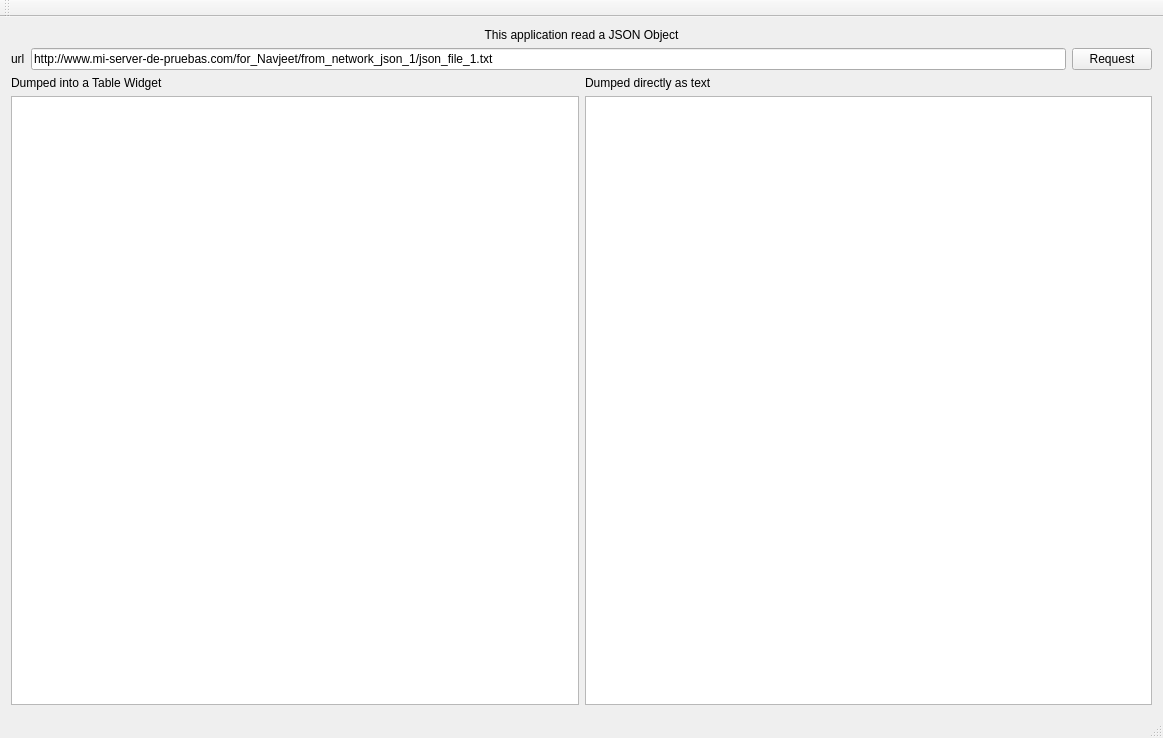
<?xml version="1.0" encoding="UTF-8"?>
<ui version="4.0">
 <class>MainWindow</class>
 <widget class="QMainWindow" name="MainWindow">
  <property name="geometry">
   <rect>
    <x>0</x>
    <y>0</y>
    <width>1163</width>
    <height>738</height>
   </rect>
  </property>
  <property name="windowTitle">
   <string>MainWindow</string>
  </property>
  <widget class="QWidget" name="centralWidget">
   <layout class="QVBoxLayout" name="verticalLayout_3">
    <item>
     <widget class="QLabel" name="label_2">
      <property name="text">
       <string>This application read a JSON Object</string>
      </property>
      <property name="alignment">
       <set>Qt::AlignCenter</set>
      </property>
     </widget>
    </item>
    <item>
     <layout class="QHBoxLayout" name="horizontalLayout">
      <item>
       <widget class="QLabel" name="label">
        <property name="text">
         <string>url</string>
        </property>
       </widget>
      </item>
      <item>
       <widget class="QLineEdit" name="lineEdit">
        <property name="text">
         <string>http://www.mi-server-de-pruebas.com/for_Navjeet/from_network_json_1/json_file_1.txt</string>
        </property>
       </widget>
      </item>
      <item>
       <widget class="QPushButton" name="pushButton">
        <property name="text">
         <string>Request</string>
        </property>
       </widget>
      </item>
     </layout>
    </item>
    <item>
     <layout class="QHBoxLayout" name="horizontalLayout_2">
      <item>
       <layout class="QVBoxLayout" name="verticalLayout_2">
        <item>
         <widget class="QLabel" name="label_4">
          <property name="text">
           <string>Dumped into a Table Widget</string>
          </property>
         </widget>
        </item>
        <item>
         <widget class="QTableWidget" name="tableWidget">
          <property name="editTriggers">
           <set>QAbstractItemView::NoEditTriggers</set>
          </property>
          <property name="alternatingRowColors">
           <bool>true</bool>
          </property>
          <property name="selectionMode">
           <enum>QAbstractItemView::SingleSelection</enum>
          </property>
          <property name="selectionBehavior">
           <enum>QAbstractItemView::SelectRows</enum>
          </property>
          <attribute name="verticalHeaderVisible">
           <bool>false</bool>
          </attribute>
         </widget>
        </item>
       </layout>
      </item>
      <item>
       <layout class="QVBoxLayout" name="verticalLayout">
        <item>
         <widget class="QLabel" name="label_3">
          <property name="text">
           <string>Dumped directly as text</string>
          </property>
         </widget>
        </item>
        <item>
         <widget class="QPlainTextEdit" name="plainTextEdit"/>
        </item>
       </layout>
      </item>
     </layout>
    </item>
   </layout>
  </widget>
  <widget class="QMenuBar" name="menuBar">
   <property name="geometry">
    <rect>
     <x>0</x>
     <y>0</y>
     <width>1163</width>
     <height>20</height>
    </rect>
   </property>
  </widget>
  <widget class="QToolBar" name="mainToolBar">
   <attribute name="toolBarArea">
    <enum>TopToolBarArea</enum>
   </attribute>
   <attribute name="toolBarBreak">
    <bool>false</bool>
   </attribute>
  </widget>
  <widget class="QStatusBar" name="statusBar"/>
 </widget>
 <layoutdefault spacing="6" margin="11"/>
 <resources/>
 <connections/>
</ui>
